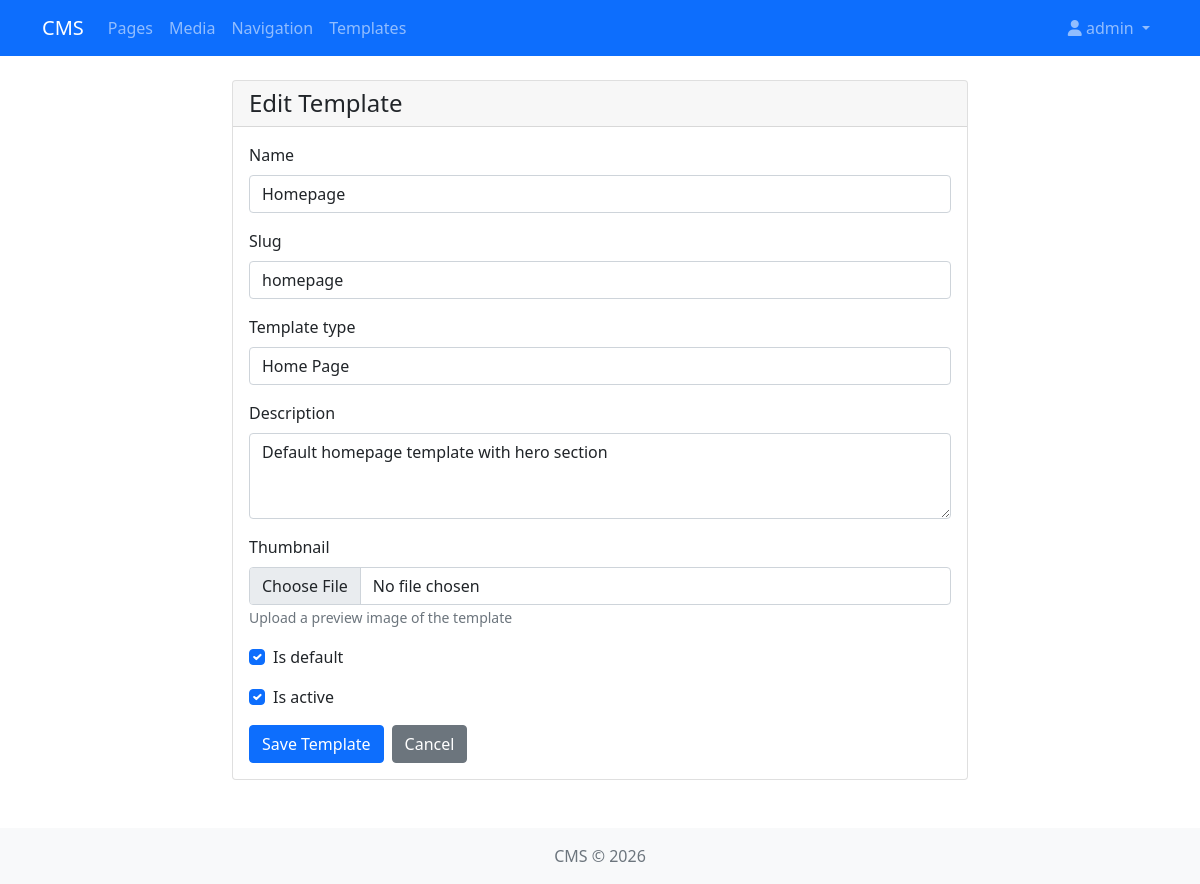
The page /templates/1/edit/ (signed in) on the database its author committed.
### templates_app/models.py (models this page shows, shortened)
class Template(models.Model):
    TYPE_CHOICES = [
        ('PAGE', 'Page Template'),
        ('HOME', 'Home Page'),
        ('BLOG', 'Blog Post'),
        ('PRODUCT', 'Product Page'),
        ('CATEGORY', 'Category Page'),
        ('LANDING', 'Landing Page'),
        ('CUSTOM', 'Custom'),
    ]
    name = models.CharField(max_length=255)
    slug = models.SlugField(max_length=255, unique=True)
    description = models.TextField(blank=True)
    template_type = models.CharField(max_length=20, choices=TYPE_CHOICES, default='PAGE')
    thumbnail = models.ImageField(upload_to='templates/', blank=True, null=True)
    is_default = models.BooleanField(default=False)
    is_active = models.BooleanField(default=True)
    created_by = models.ForeignKey(User, on_delete=models.CASCADE, related_name='templates')
    created_at = models.DateTimeField(auto_now_add=True)
    updated_at = models.DateTimeField(auto_now=True)
    class Meta:
        ordering = ['name']

### templates_app/views.py (the view)
# urls.py: path('<int:pk>/edit/', views.TemplateUpdateView.as_view(), name='template_update'),
class TemplateUpdateView(LoginRequiredMixin, UpdateView):
    model = Template
    form_class = TemplateForm
    template_name = 'templates_app/template_form.html'
    success_url = reverse_lazy('templates:template_list')

### templates_app/forms.py
class TemplateForm(forms.ModelForm):
    class Meta:
        model = Template
        fields = ['name', 'slug', 'description', 'template_type', 'thumbnail',
                  'is_default', 'is_active']
        widgets = {
            'name': forms.TextInput(attrs={'class': 'form-control'}),
            'slug': forms.TextInput(attrs={'class': 'form-control'}),
            'description': forms.Textarea(attrs={'class': 'form-control', 'rows': 3}),
            'template_type': forms.Select(attrs={'class': 'form-control'}),
            'thumbnail': forms.FileInput(attrs={'class': 'form-control'}),
            'is_default': forms.CheckboxInput(attrs={'class': 'form-check-input'}),
            'is_active': forms.CheckboxInput(attrs={'class': 'form-check-input'}),
        }

### templates_app/templates/templates_app/template_form.html (shortened to what this page needs)
{% extends 'base.html' %}
{% block content %}
<div class="row">
    <div class="col-lg-8 mx-auto">
        <div class="card">
            <div class="card-header">
                <h4 class="mb-0">{% if form.instance.pk %}Edit{% else %}New{% endif %} Template</h4>
            </div>
            <div class="card-body">
                <form method="post" enctype="multipart/form-data">
                    <div class="mb-3">
                        <label for="{{ form.name.id_for_label }}" class="form-label">{{ form.name.label }}</label>
                        {{ form.name }}
                    </div>
                    <div class="mb-3">
                        <label for="{{ form.slug.id_for_label }}" class="form-label">{{ form.slug.label }}</label>
                        {{ form.slug }}
                    </div>
                    <div class="mb-3">
                        <label for="{{ form.template_type.id_for_label }}" class="form-label">{{ form.template_type.label }}</label>
                        {{ form.template_type }}
                    </div>
                    <div class="mb-3">
                        <label for="{{ form.description.id_for_label }}" class="form-label">{{ form.description.label }}</label>
                        {{ form.description }}
                    </div>
                    <div class="mb-3">
                        <label for="{{ form.thumbnail.id_for_label }}" class="form-label">{{ form.thumbnail.label }}</label>
                        {{ form.thumbnail }}
                        <small class="text-muted">Upload a preview image of the template</small>
                    </div>
                    <div class="mb-3 form-check">
                        {{ form.is_default }}
                        <label for="{{ form.is_default.id_for_label }}" class="form-check-label">{{ form.is_default.label }}</label>
                    </div>
                    <div class="mb-3 form-check">
                        {{ form.is_active }}
                        <label for="{{ form.is_active.id_for_label }}" class="form-check-label">{{ form.is_active.label }}</label>
                    </div>
                    <div class="d-flex gap-2">
                        <button type="submit" class="btn btn-primary">Save Template</button>
                        <a href="{% url 'templates:template_list' %}" class="btn btn-secondary">Cancel</a>
                    </div>
                </form>
            </div>
        </div>
    </div>
</div>
{% endblock %}

### templates/base.html (shortened to what this page needs)
<!DOCTYPE html>
<html lang="en">
<head>
    <link href="https://cdn.jsdelivr.net/npm/bootstrap@5.1.3/dist/css/bootstrap.min.css" rel="stylesheet">
    <link href="https://cdnjs.cloudflare.com/ajax/libs/font-awesome/6.0.0/css/all.min.css" rel="stylesheet">
</head>
<body>
    <nav class="navbar navbar-expand-lg navbar-dark bg-primary">
        <div class="container">
            <a class="navbar-brand" href="/">CMS</a>
            <div class="collapse navbar-collapse" id="navbarNav">
                <ul class="navbar-nav me-auto">
                    <li class="nav-item">
                        <a class="nav-link" href="{% url 'pages:page_list' %}">Pages</a>
                    </li>
                    <li class="nav-item">
                        <a class="nav-link" href="{% url 'media:media_list' %}">Media</a>
                    </li>
                    <li class="nav-item">
                        <a class="nav-link" href="{% url 'navigation:navigation_list' %}">Navigation</a>
                    </li>
                    <li class="nav-item">
                        <a class="nav-link" href="{% url 'templates:template_list' %}">Templates</a>
                    </li>
                </ul>
                <ul class="navbar-nav">
                    {% if user.is_authenticated %}
                        <li class="nav-item dropdown">
                            <a class="nav-link dropdown-toggle" href="#" id="userDropdown" role="button" data-bs-toggle="dropdown">
                                <i class="fas fa-user"></i> {{ user.username }}
                            </a>
                        </li>
                    {% else %}
                        <li class="nav-item">
                            <a class="nav-link" href="/admin/login/">Login</a>
                        </li>
                    {% endif %}
                </ul>
            </div>
        </div>
    </nav>
    <main class="container my-4">
        {% block content %}{% endblock %}
    </main>
    <footer class="bg-light text-center py-3 mt-5">
        <div class="container">
            <p class="text-muted mb-0">CMS &copy; 2026</p>
        </div>
    </footer>
</body>
</html>

### rows shown on the page
Template: name "Homepage", slug "homepage", template_type "Home Page", description "Default homepage template with hero section", is_default "☑", is_active "☑"

### other values the page prints
{{ user.username }} "admin"
